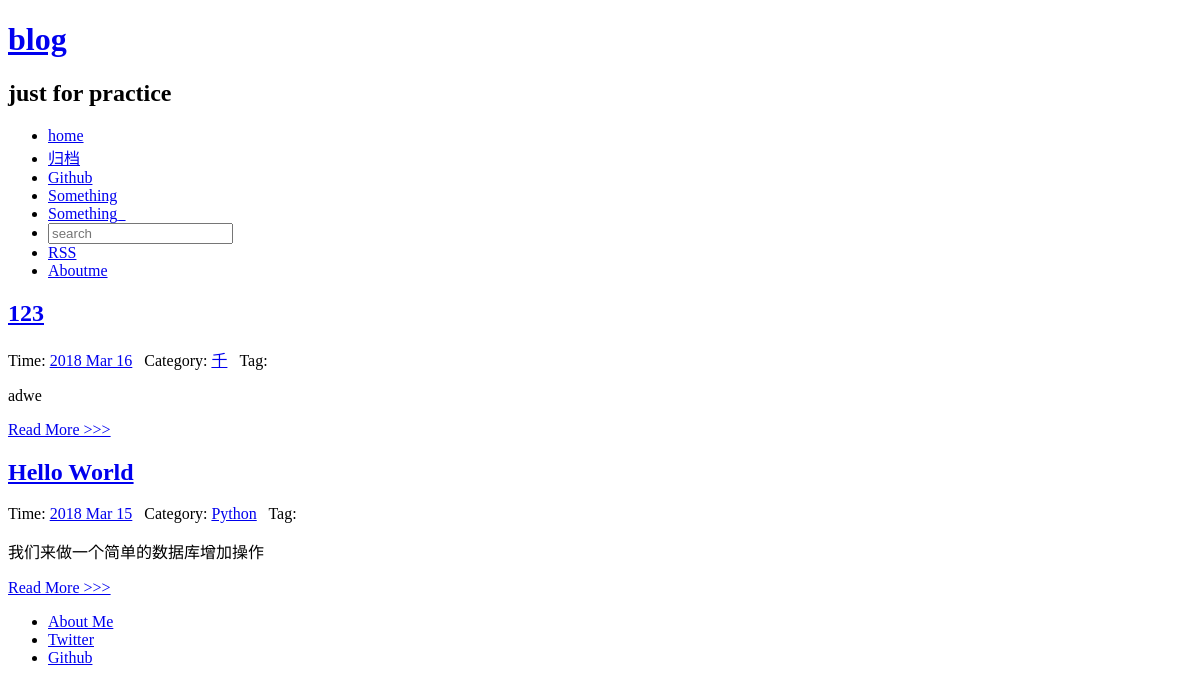
/, run on an earlier commit of the app's database.
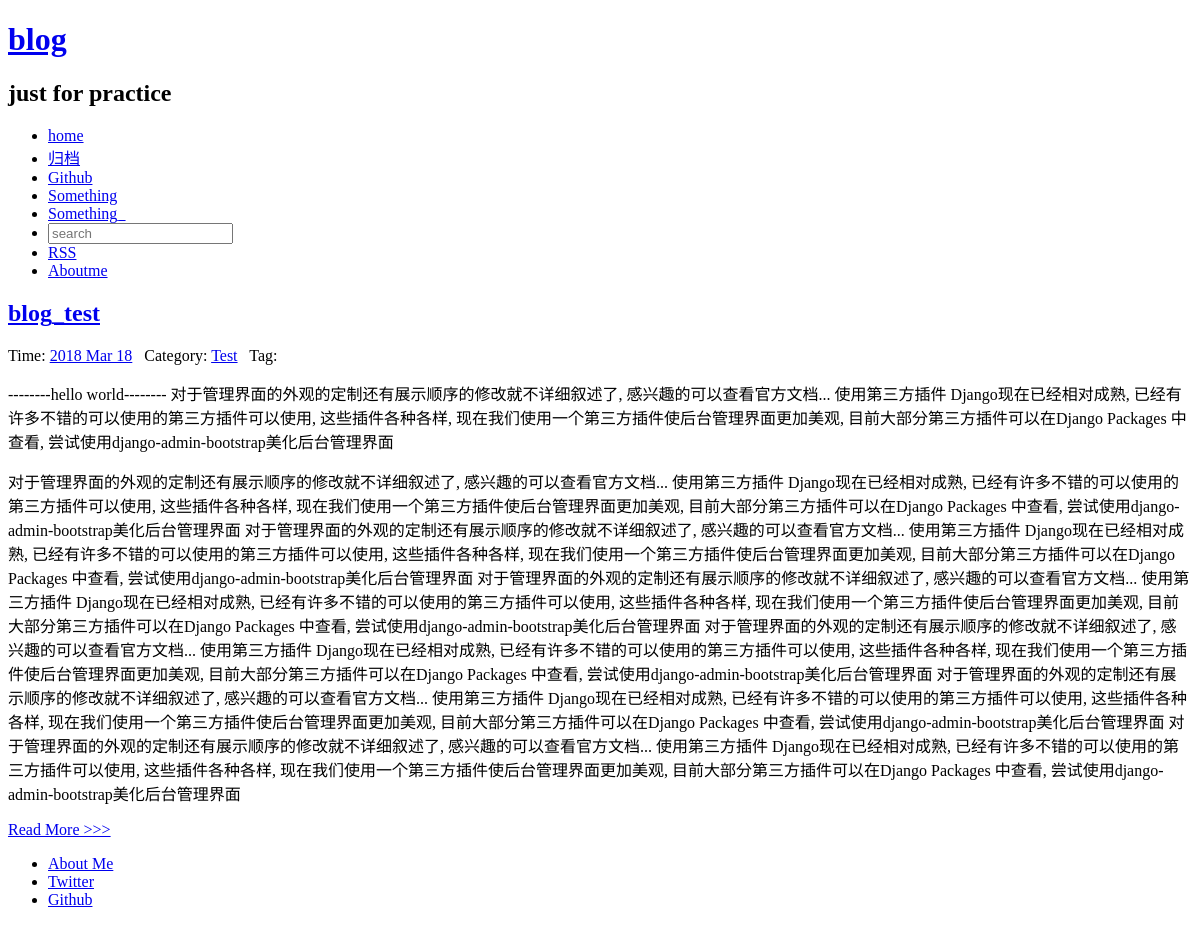
And on a later commit of the database.
### article/models.py (models this page shows, shortened)
class Article(models.Model):
    title = models.CharField(max_length = 100) #博客题目
    category = models.CharField(max_length = 50,blank = True) #博客标签
    date_time = models.DateTimeField(auto_now_add = True) #博客日期
    content = models.TextField(blank = True,null = True) #博客文章正文
    tag = models.ManyToManyField(Tag,blank=True) #博客标签可为空
    """
    其中__str__(self) 函数Article对象要怎么表示自己,
    一般系统默认使用<Article: Article object> 来表示对象,
    通过这个函数可以告诉系统使用title字段来表示这个对象
    """
    class Meta: #按时间下降排序
        ordering = ['-date_time']

### article/views.py (the view)
# urls.py: 2. Add a URL to urlpatterns:  path('', views.home, name='home')
def home(request):
    posts = Article.objects.all()
    paginator = Paginator(posts,2) #每页显示两个
    page = request.GET.get('page')
    try:
        post_list = paginator.page(page)
    except PageNotAnInteger:
        post_list = paginator.page(1)
    except EmptyPage:
        post_list = paginator.paginator(paginator.num_pages)
    return render(request,'home.html',{'post_list':post_list})

### article/templatetags/custom_markdown.py (called while the page is built)
@register.filter(is_safe=True)  #注册template filter
@stringfilter  #希望字符串作为参数
def custom_markdown(value):
    return mark_safe(markdown.markdown(value,
        extensions = ['markdown.extensions.fenced_code', 'markdown.extensions.codehilite'],
                                       safe_mode=True,
                                       enable_attributes=False))

### templates/home.html (shortened to what this page needs)
{% extends "base.html" %}
{% load custom_markdown %}
{% block content %}
<div class="posts">
    {% for post in post_list %}
        <section class="post">
            <header class="post-header">
                <h2 class="post-title"><a href="{% url 'detail' id=post.id %}">{{ post.title }}</a></h2>
                    <p class="post-meta">
                        Time: <a class="post-author" href="#">{{ post.date_time |date:'Y M d'}}</a>&nbsp;&nbsp;
                        Category: <a class="post-category post-category-pure" href="{% url 'search_tag' tag=post.category %}">{{ post.category|title }}</a>&nbsp;&nbsp;
                        Tag:
                    </p>
            </header>
                <div class="post-description">
                    <p>
                        {{ post.content|custom_markdown|truncatewords_html:100 }}
                    </p>
                </div>
                <a class="pure-button" href="{% url 'detail' id=post.id %}">Read More >>> </a>
        </section>
    {% endfor %}
</div>
{% endblock %}

### templates/base.html (shortened to what this page needs)
{% load staticfiles %}
<!doctype html>
<html lang = "en">
<head>
    <link rel ="stylesheet" href = "http://yui.yahooapis.com/pure/0.5.0/pure-min.css">
    <link rel ="stylesheet" href = "http://yui.yahooapis.com/pure/0.5.0/grids-responsive-min.css">
    <link rel ="stylesheet" href = "http://picturebag.qiniudn.com/blog.css">
    <link rel ="stylesheet" href = "{% static 'blog/css/monokai.css' %}">
</head>
<body>
<div id = "layout" class = "pure-g">
    <div class="sidebar pure-u-1 pure-u-md-1-4">
        <div class="header">
            <h1 class="brand-title"><a href = "{% url 'home' %}">blog</a></h1>
            <h2 class="brand-tagline">just for practice</h2>
            <nav class = "nav">
                <ul class="nav-list">
                    <li class = "nav-item">
                        <a class="button-success pure-button" href="/">home</a>
                    </li>
                    <li class = "nav-item">
                        <a class="button-success pure-button" href="{% url 'archives' %}">归档</a>
                    </li>
                    <li class="nav-item">
                        <a class="pure-button" href="https://github.com/kifish">
                            Github
                        </a>
                    </li>
                    <li class="nav-item">
                        <a class="pure-button" href="https://github.com/kifish">
                            Something
                        </a>
                    </li>
                    <li class = "nav-item">
                        <a class="pure-button" href="https://github.com/kifish">
                            Something_
                        </a>
                    </li>
                    <li>
                        <form class="pure-form" action="/search/" method="get">
                        <input class="pure-input-3-3" type="text" name="s" placeholder="search">
                        </form>
                    </li>
                    <li class= "nav-item">
                        <a class="button-success pure-button" href="{% url 'RSS' %}">RSS</a>
                    </li>
                    <li>
                        <a class="button-success pure-button" href="{% url 'about_me' %}">Aboutme</a>
                    </li>
                </ul>
            </nav>
        </div>
    </div>
    <div class="content pure-u-1 pure-u-md-3-4">
        <div>
            {%block content %}
            {%endblock %}
            <div class = "footer">
                <div class="pure-menu pure-menu-horizontal pure-menu-open">
                    <ul>
                        <li><a href="https://github.com/kifish">About Me</a></li>
                        <li><a href="https://github.com/kifish">Twitter</a></li>
                        <li><a href="https://github.com/kifish">Github</a></li>
                    </ul>
                </div>
            </div>
        </div>
    </div>
</div>
</body>
</html>

What changed in the data, as far as the page shows it:
removed Article: title "123", date_time "2018 Mar 16", category "千", content|custom_markdown "adwe"
removed Article: title "Hello World", date_time "2018 Mar 15", category "Python", content|custom_markdown "我们来做一个简单的数据库增加操作"
added Article: title "blog_test", date_time "2018 Mar 18", category "Test", content|custom_markdown "--------hello world-------- 对于管理界面的外观的定制还有展示顺序的修改就不详细叙述了, 感兴趣的可以查看官方文档... 使用第三方插件 Django现在已经相对成熟, 已经有许多不错的可以使用的第三方插件可以使用, 这些插件各种各样, 现在我们使用一个第三方插件使后台管理界面更加美观, 目前大部分第三方插件可以在Django Packages 中查看, 尝试使用django-admin-bootstrap美化后台管理界面 对于管理界面的外观的定制还有展示顺序的修改就不详细叙述了, 感兴趣的可以查看官方文档... 使用第三方插件 Django现在已经相对成熟, 已经有许多不错的可以使用的第三方插件可以使用, 这些插件各种各样, 现在我们使用一个第三方插件使后台管理界面更加美观, 目前大部分第三方插件可以在Django Packages 中查看, 尝试使用django-admin-bootstrap美化后台管理界面 对于管理界面的外观的定制还有展示顺序的修改就不详细叙述了, 感兴趣的可以查看官方文档... 使用第三方插件 Django现在已经相对成熟, 已经有许多不错的可以使用的第三方插件可以使用, 这些插件各种各样, 现在我们使用一个第三方插件使后台管理界面更加美观, 目前大部分第三方插件可以在Django Packages 中查看, 尝试使用django-admin-bootstrap美化后台管理界面 对于管理界面的外观的定制还有展示顺序的修改就不详细叙述了, 感兴趣的可以查看官方文档... 使用第三方插件 Django现在已经相对成熟,…"
